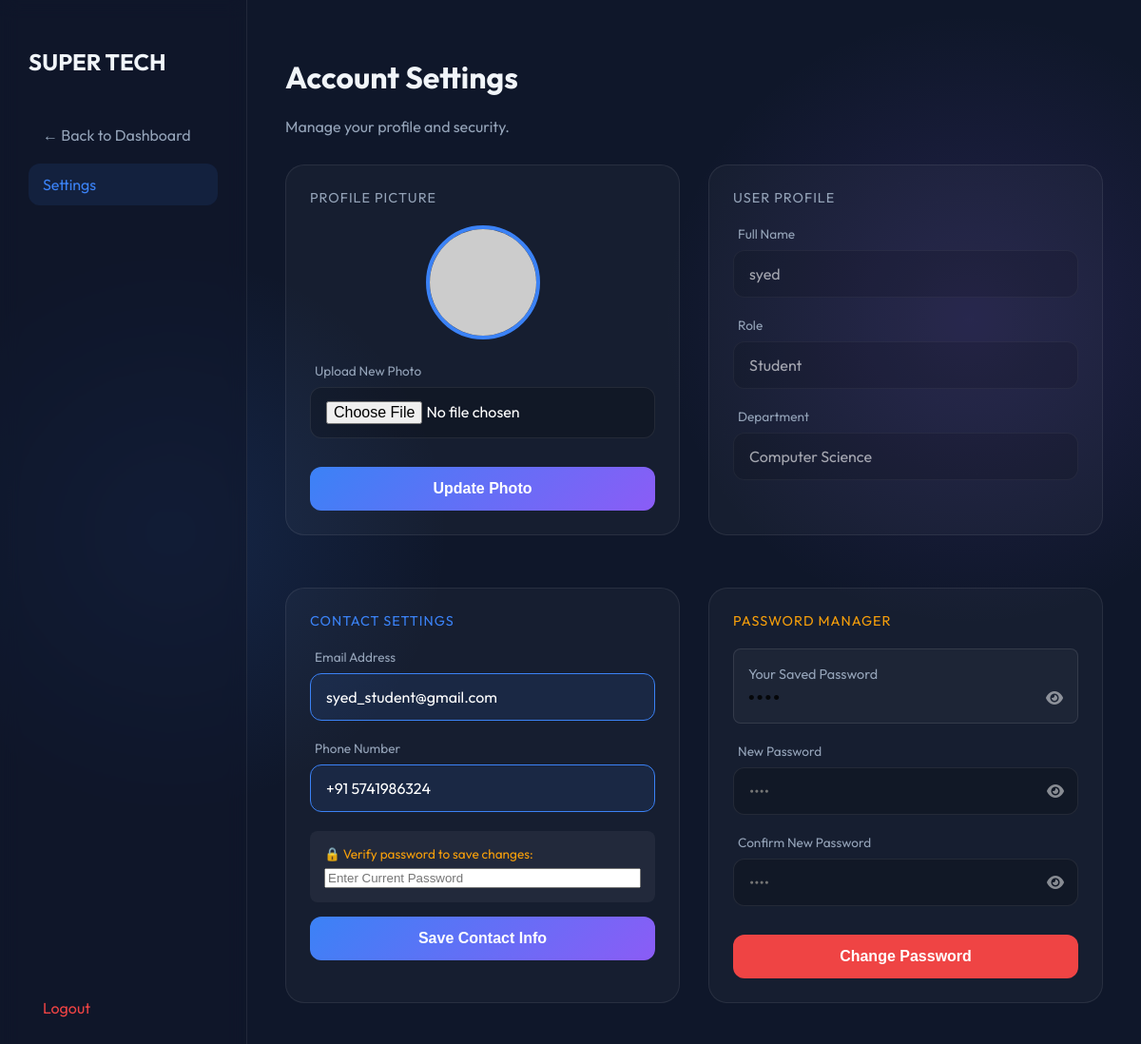
Page /settings.php (signed in) on the committed database.
### tables this page shows
CREATE TABLE `users` (
  `id` int(11) NOT NULL,
  `name` varchar(100) NOT NULL,
  `email` varchar(100) NOT NULL,
  `password` varchar(255) NOT NULL,
  `role` enum('admin','teacher','student') NOT NULL,
  `dept_id` int(11) DEFAULT NULL,
  `salary` decimal(10,2) DEFAULT 0.00,
  `fees_due` decimal(10,2) DEFAULT 0.00,
  `phone` varchar(20) DEFAULT NULL,
  `designation` varchar(100) DEFAULT 'Student',
  `profile_pic` varchar(255) DEFAULT NULL
);

CREATE TABLE `departments` (
  `id` int(11) NOT NULL,
  `name` varchar(100) NOT NULL,
  `fees` decimal(10,2) DEFAULT 0.00
);

### settings.php (the view, shortened to what this page needs)
<?php
include 'db.php';
$user_id = $_SESSION['user_id'];
$u_sql = "SELECT users.*, departments.name as dept_name
          FROM users
          LEFT JOIN departments ON users.dept_id = departments.id
          WHERE users.id=$user_id";
$u_res = $conn->query($u_sql);
$user = $u_res->fetch_assoc();
$profile_src = !empty($user['profile_pic']) ? $user['profile_pic'] : "https://ui-avatars.com/api/?name=".urlencode($user['name'])."&background=random&size=128";
?>
<!DOCTYPE html>
<html>
<head>
    <link rel="stylesheet" href="style.css">
    <link rel="stylesheet" href="https://cdnjs.cloudflare.com/ajax/libs/font-awesome/6.4.0/css/all.min.css">
</head>
<body>
    <div class="dashboard-container">
        <div class="sidebar">
            <h2 style="margin-bottom: 40px;">SUPER TECH</h2>
            <nav>
                <?php
                if($_SESSION['role'] == 'admin') echo '<a href="admin_dashboard.php" class="nav-item">← Back to Dashboard</a>';
                elseif($_SESSION['role'] == 'teacher') echo '<a href="teacher_dashboard.php" class="nav-item">← Back to Dashboard</a>';
                else echo '<a href="student_dashboard.php" class="nav-item">← Back to Dashboard</a>';
                ?>
                <a href="settings.php" class="nav-item active">Settings</a>
            </nav>
            <div style="margin-top: auto;">
                <a href="logout.php" class="nav-item" style="color: #ef4444;">Logout</a>
            </div>
        </div>
        <div class="main-area">
            <h1>Account Settings</h1>
            <p style="color: var(--text-muted); margin-bottom: 30px;">Manage your profile and security.</p>
            <div style="display: grid; grid-template-columns: 1fr 1fr; gap: 30px;">
                <div class="tech-card">
                    <h3 style="margin-bottom: 20px;">Profile Picture</h3>
                    <div style="text-align: center; margin-bottom: 20px;">
                        <img src="<?php echo $profile_src; ?>" style="width: 120px; height: 120px; border-radius: 50%; border: 4px solid #3b82f6; object-fit: cover;">
                    </div>
                    <form method="POST" enctype="multipart/form-data">
                        <div class="input-group">
                            <label>Upload New Photo</label>
                            <input type="file" name="profile_pic" required style="color: white;">
                        </div>
                        <button type="submit" name="upload_pic" class="btn-tech" style="width:100%;">Update Photo</button>
                    </form>
                </div>
                <div class="tech-card">
                    <h3 style="margin-bottom: 20px;">User Profile</h3>
                    <div class="input-group">
                        <label>Full Name</label>
                        <input type="text" value="<?php echo $user['name']; ?>" disabled style="opacity:0.6; cursor: not-allowed;">
                    </div>
                    <div class="input-group">
                        <label>Role</label>
                        <input type="text" value="<?php echo ucfirst($user['role']); ?>" disabled style="opacity:0.6; cursor: not-allowed;">
                    </div>
                    <div class="input-group">
                        <label>Department</label>
                        <input type="text" value="<?php echo $user['dept_name'] ? $user['dept_name'] : '-'; ?>" disabled style="opacity:0.6; cursor: not-allowed;">
                    </div>
                </div>
                <div class="tech-card">
                    <h3 style="margin-bottom: 20px; color: #3b82f6;">Contact Settings</h3>
                    <form method="POST">
                        <div class="input-group">
                            <label>Email Address</label>
                            <input type="email" name="email" value="<?php echo $user['email']; ?>" required
                                   style="border: 1px solid #3b82f6; background: rgba(59, 130, 246, 0.1);">
                        </div>
                        <div class="input-group">
                            <label>Phone Number</label>
                            <input type="text" name="phone" value="<?php echo isset($user['phone']) ? $user['phone'] : ''; ?>" required
                                   style="border: 1px solid #3b82f6; background: rgba(59, 130, 246, 0.1);">
                        </div>
                        <div style="background: rgba(255,255,255,0.05); padding: 15px; border-radius: 8px; margin-top: 15px;">
                            <label style="color: #f59e0b; font-size: 0.85rem; margin-bottom: 5px; display: block;">
                                🔒 Verify password to save changes:
                            </label>
                            <div class="password-wrapper">
                                <input type="password" name="verify_pass" id="verify_pass" required placeholder="Enter Current Password">
                                <i class="fa fa-eye toggle-password" onclick="togglePass('verify_pass', this)"></i>
                            </div>
                        </div>
                        <button type="submit" name="update_details" class="btn-tech" style="width:100%; margin-top: 15px;">Save Contact Info</button>
                    </form>
                </div>
                <div class="tech-card">
                    <h3 style="margin-bottom: 20px; color: #f59e0b;">Password Manager</h3>
                    <div style="background: rgba(255,255,255,0.03); padding: 15px; border-radius: 8px; margin-bottom: 20px; border: 1px solid rgba(255,255,255,0.1);">
                        <label style="color: var(--text-muted); font-size: 0.9rem;">Your Saved Password</label>
                        <div class="password-wrapper" style="margin-top: 5px;">
                            <input type="password" value="<?php echo $user['password']; ?>" id="my_real_pass" readonly style="opacity: 0.8; cursor: text; background: transparent; border: none; padding: 0; font-size: 1.2rem; letter-spacing: 2px;">
                            <i class="fa fa-eye toggle-password" onclick="togglePass('my_real_pass', this)" style="right: 0;"></i>
                        </div>
                    </div>
                    <form method="POST">
                        <div class="input-group">
                            <label>New Password</label>
                            <div class="password-wrapper">
                                <input type="password" name="new_pass" id="new_pass" required placeholder="••••">
                                <i class="fa fa-eye toggle-password" onclick="togglePass('new_pass', this)"></i>
                            </div>
                        </div>
                        <div class="input-group">
                            <label>Confirm New Password</label>
                            <div class="password-wrapper">
                                <input type="password" name="confirm_pass" id="confirm_pass" required placeholder="••••">
                                <i class="fa fa-eye toggle-password" onclick="togglePass('confirm_pass', this)"></i>
                            </div>
                        </div>
                        <button type="submit" name="change_pass" class="btn-tech" style="width:100%; background: #ef4444;">Change Password</button>
                    </form>
                </div>
            </div>
        </div>
    </div>
</body>
</html>

### style.css (style rules this page uses)
:root { --bg-deep: #0f172a; --accent-glow: #3b82f6; --accent-secondary: #8b5cf6; --text-main: #f1f5f9; --text-muted: #94a3b8; --glass-bg: rgba(255, 255, 255, 0.03); --glass-border: rgba(255, 255, 255, 0.08); --input-bg: rgba(0, 0, 0, 0.2); }
* { box-sizing: border-box; }
body { font-family: 'Outfit', sans-serif; margin: 0; background-color: var(--bg-deep); background-image: radial-gradient(circle at 15% 50%, rgba(59, 130, 246, 0.15), transparent 25%), radial-gradient(circle at 85% 30%, rgba(139, 92, 246, 0.15), transparent 25%); color: var(--text-main); height: 100vh; overflow: hidden; }
.input-group { margin-bottom: 20px; text-align: left; }
.input-group label { display: block; color: var(--text-muted); font-size: 0.85rem; margin-bottom: 8px; margin-left: 5px; }
.input-group input { width: 100%; padding: 14px 16px; background: var(--input-bg); border: 1px solid var(--glass-border); border-radius: 12px; color: white; font-family: 'Outfit', sans-serif; font-size: 1rem; transition: all 0.3s ease; }
.btn-tech { width: 100%; padding: 14px; margin-top: 10px; background: linear-gradient(135deg, var(--accent-glow), var(--accent-secondary)); color: white; border: none; border-radius: 12px; font-size: 1rem; font-weight: 600; cursor: pointer; transition: transform 0.2s, box-shadow 0.2s; }
.dashboard-container { display: flex; height: 100vh; }
.sidebar { width: 260px; background: rgba(15, 23, 42, 0.6); backdrop-filter: blur(10px); border-right: 1px solid var(--glass-border); padding: 30px; display: flex; flex-direction: column; }
.nav-item { display: flex; align-items: center; padding: 12px 15px; color: var(--text-muted); text-decoration: none; border-radius: 12px; margin-bottom: 8px; transition: 0.3s; }
.nav-item:hover, .nav-item.active { background: rgba(59, 130, 246, 0.1); color: var(--accent-glow); }
.main-area { flex: 1; padding: 40px; overflow-y: auto; }
.tech-card { background: var(--glass-bg); border: 1px solid var(--glass-border); border-radius: 20px; padding: 25px; margin-bottom: 25px; transition: all 0.3s cubic-bezier(0.4, 0, 0.2, 1); position: relative; }
.tech-card h3 { margin-top: 0; font-weight: 400; color: var(--text-muted); font-size: 0.9rem; text-transform: uppercase; letter-spacing: 1px; }

### settings.php (style rules this page uses)
.password-wrapper { position: relative; width: 100%; }
.password-wrapper input { width: 100%; padding-right: 40px; }
.toggle-password { position: absolute; right: 15px; top: 50%; transform: translateY(-50%); cursor: pointer; color: rgba(255, 255, 255, 0.5); transition: color 0.3s; }

### rows in the picture
users: name "syed", role "Student", dept.name "Computer Science", email "syed_student@gmail.com", phone "+91 5741986324"
